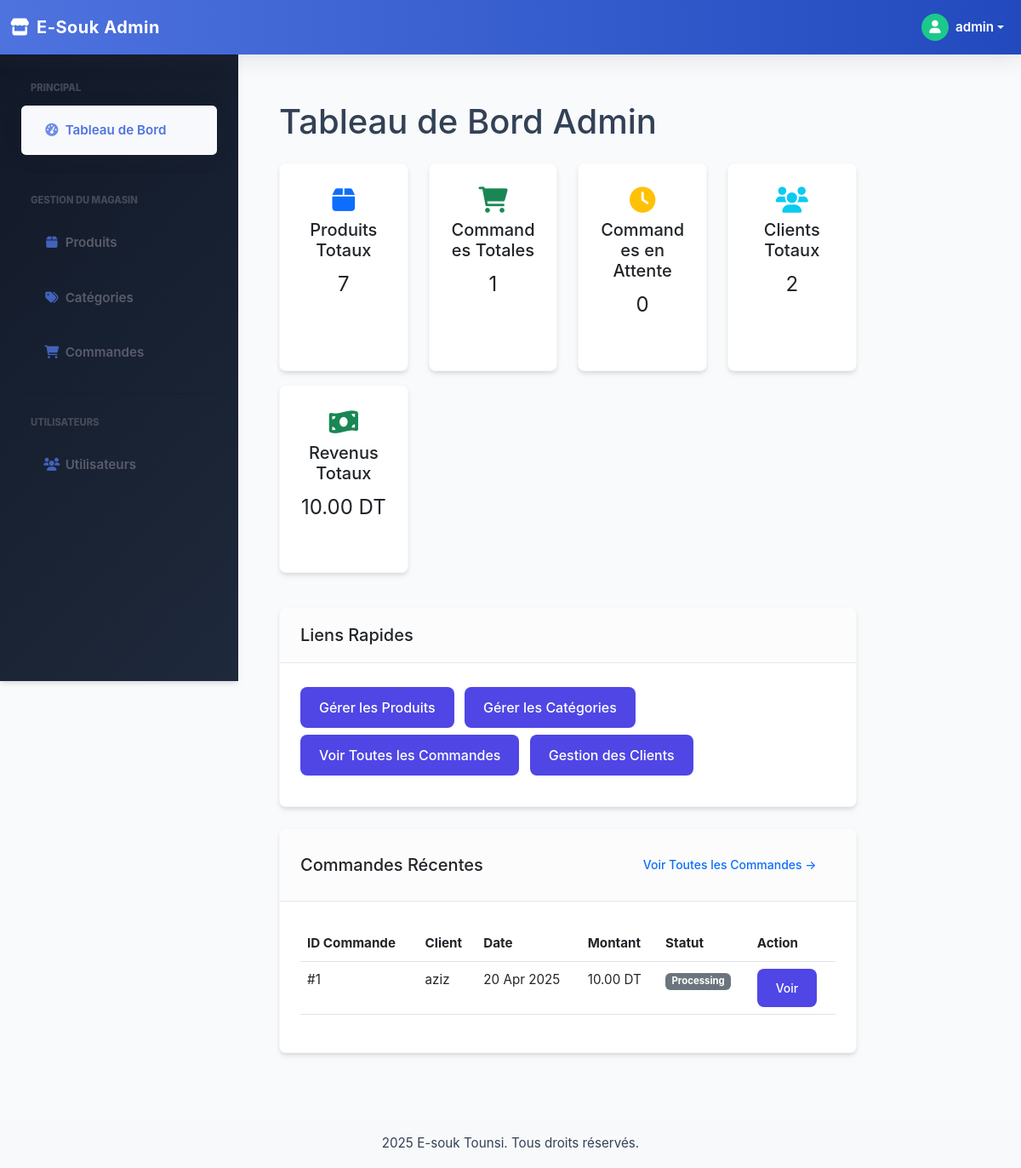
Page /admin/index.php (signed in) on the earlier database version.
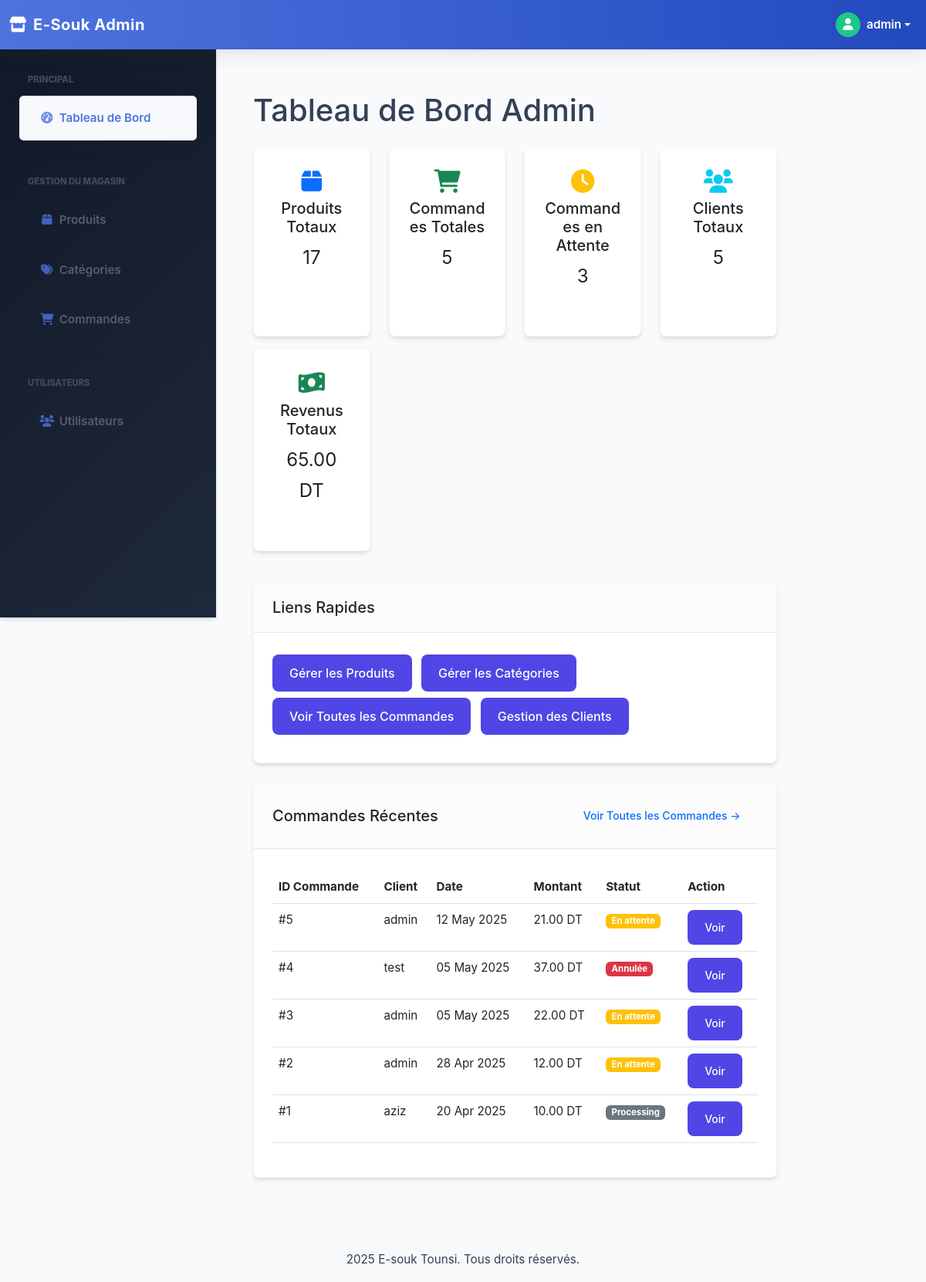
Same page on the later database version.
### tables this page shows
CREATE TABLE `orders` (
  `id_order` int(11) NOT NULL,
  `user_id` int(11) NOT NULL,
  `order_date` datetime DEFAULT current_timestamp(),
  `total_price` decimal(10,2) DEFAULT NULL,
  `status` varchar(50) DEFAULT 'Pending'
);

CREATE TABLE `user` (
  `id_user` int(11) NOT NULL,
  `name` varchar(100) NOT NULL,
  `email` varchar(100) NOT NULL,
  `password` varchar(255) NOT NULL,
  `role` enum('admin','customer') NOT NULL DEFAULT 'customer',
  `address` varchar(255) DEFAULT NULL,
  `phone` varchar(20) DEFAULT NULL,
  `image` varchar(255) NOT NULL,
  `created_at` datetime DEFAULT current_timestamp()
);

### admin/index.php (the view, shortened to what the changed rows need)
<?php
$db = Database::getInstance();
$stmt = $db->prepare("SELECT COUNT(*) as total FROM product");
$stmt->execute();
$totalProducts = $stmt->fetchColumn();
$stmt = $db->prepare("SELECT COUNT(*) as total FROM orders");
$stmt->execute();
$totalOrders = $stmt->fetchColumn();
$stmt = $db->prepare("SELECT COUNT(*) as total FROM orders WHERE status = 'Pending'");
$stmt->execute();
$pendingOrders = $stmt->fetchColumn();
$stmt = $db->prepare("SELECT COUNT(*) as total FROM user WHERE role = 'customer'");
$stmt->execute();
$totalCustomers = $stmt->fetchColumn();
$stmt = $db->prepare("SELECT COALESCE(SUM(total_price), 0) as total_sales FROM orders WHERE status != 'Cancelled'");
$stmt->execute();
$totalSales = $stmt->fetchColumn();
$status_translations = [
    'Pending' => 'En attente',
    'Completed' => 'Terminée',
    'Cancelled' => 'Annulée',
];
$stmt = $db->prepare("SELECT o.id_order as order_id, o.order_date, o.status,
                       u.name as customer_name, o.total_price as total_amount
                       FROM orders o
                       JOIN user u ON o.user_id = u.id_user
                       ORDER BY o.order_date DESC LIMIT 5");
$stmt->execute();
$recentOrders = $stmt->fetchAll(PDO::FETCH_ASSOC);
?>
<!DOCTYPE html>
<html lang="fr">
<head>
    <link href="https://cdn.jsdelivr.net/npm/bootstrap@5.3.5/dist/css/bootstrap.min.css" rel="stylesheet">
    <link rel="stylesheet" href="https://cdnjs.cloudflare.com/ajax/libs/font-awesome/5.15.3/css/all.min.css">
    <?php include('includes/header.php'); ?>
    <link rel="stylesheet" href="./css/admin.css">
</head>
<body>
            <div class="col-md-9 col-lg-10 p-4">
                <h1 class="mb-4">Tableau de Bord Admin</h1>
                <div class="row mb-4">
                    <div class="col-md-3 mb-3">
                        <div class="card text-center h-100">
                            <div class="card-body">
                                <i class="fas fa-box fa-2x mb-2 text-primary"></i>
                                <h5 class="card-title">Produits Totaux</h5>
                                <p class="card-text fs-4"><?php echo $totalProducts; ?></p>
                            </div>
                        </div>
                    </div>
                    <div class="col-md-3 mb-3">
                        <div class="card text-center h-100">
                            <div class="card-body">
                                <i class="fas fa-shopping-cart fa-2x mb-2 text-success"></i>
                                <h5 class="card-title">Commandes Totales</h5>
                                <p class="card-text fs-4"><?php echo $totalOrders; ?></p>
                            </div>
                        </div>
                    </div>
                    <div class="col-md-3 mb-3">
                        <div class="card text-center h-100">
                            <div class="card-body">
                                <i class="fas fa-clock fa-2x mb-2 text-warning"></i>
                                <h5 class="card-title">Commandes en Attente</h5>
                                <p class="card-text fs-4"><?php echo $pendingOrders; ?></p>
                            </div>
                        </div>
                    </div>
                    <div class="col-md-3 mb-3">
                        <div class="card text-center h-100">
                            <div class="card-body">
                                <i class="fas fa-users fa-2x mb-2 text-info"></i>
                                <h5 class="card-title">Clients Totaux</h5>
                                <p class="card-text fs-4"><?php echo $totalCustomers; ?></p>
                            </div>
                        </div>
                    </div>
                    <div class="col-md-4 col-lg-3 mb-3">
                        <div class="card text-center h-100">
                            <div class="card-body">
                                <i class="fas fa-money-bill-wave fa-2x mb-2 text-success"></i>
                                <h5 class="card-title">Revenus Totaux</h5>
                                <p class="card-text fs-4"><?php echo number_format($totalSales, 2); ?> DT</p>
                            </div>
                        </div>
                    </div>
                </div>
                <div class="card mb-4">
                    <div class="card-header">
                        <h2 class="h5 mb-0">Liens Rapides</h2>
                    </div>
                </div>
                <div class="card">
                    <div class="card-header d-flex justify-content-between align-items-center">
                        <h2 class="h5 mb-0">Commandes Récentes</h2>
                    </div>
                    <div class="card-body">
                        <div class="table-responsive">
                            <table class="table table-hover">
                                <thead>
                                    <tr>
                                        <th>ID Commande</th>
                                        <th>Client</th>
                                        <th>Date</th>
                                        <th>Montant</th>
                                        <th>Statut</th>
                                        <th>Action</th>
                                    </tr>
                                </thead>
                                <tbody>
                                    <?php foreach($recentOrders as $order): ?>
                                        <tr>
                                            <td>#<?php echo $order['order_id']; ?></td>
                                            <td><?php echo htmlspecialchars($order['customer_name']); ?></td>
                                            <td><?php echo date('d M Y', strtotime($order['order_date'])); ?></td>
                                            <td><?php echo number_format($order['total_amount'], 2); ?> DT</td>
                                            <td>
                                                <?php
                                                $status_key = $order['status'];
                                                $statusClass = 'secondary';
                                                if (strtolower($status_key) == 'pending') $statusClass = 'warning';
                                                elseif (strtolower($status_key) == 'completed') $statusClass = 'success';
                                                elseif (strtolower($status_key) == 'cancelled') $statusClass = 'danger';
                                                $display_status = isset($status_translations[$status_key]) ? htmlspecialchars($status_translations[$status_key]) : htmlspecialchars($status_key);
                                                ?>
                                                <span class="badge bg-<?php echo $statusClass; ?>">
                                                    <?php echo $display_status; ?>
                                                </span>
                                            </td>
                                            <td>
                                                <a href="orders.php?order_id=<?php echo $order['order_id']; ?>" class="btn btn-sm btn-primary">Voir</a>
                                            </td>
                                        </tr>
                                    <?php endforeach; ?>
                                </tbody>
                            </table>
                        </div>
                    </div>
                </div>
            </div>
    <?php include('includes/footer.php'); ?>
</body>
</html>

Differences in the rows shown:
added orders: id_order "5", user.name "admin", order_date "12 May 2025", total_price "21.00", status "En attente"
added orders: id_order "4", user.name "test", order_date "05 May 2025", total_price "37.00", status "Annulée"
added orders: id_order "3", user.name "admin", order_date "05 May 2025", total_price "22.00", status "En attente"
added orders: id_order "2", user.name "admin", order_date "28 Apr 2025", total_price "12.00", status "En attente"
Other differences:
$totalProducts: "7" → "17"
$totalOrders: "1" → "5"
$pendingOrders: "0" → "3"
$totalCustomers: "2" → "5"
$totalSales: "10.00" → "65.00"
